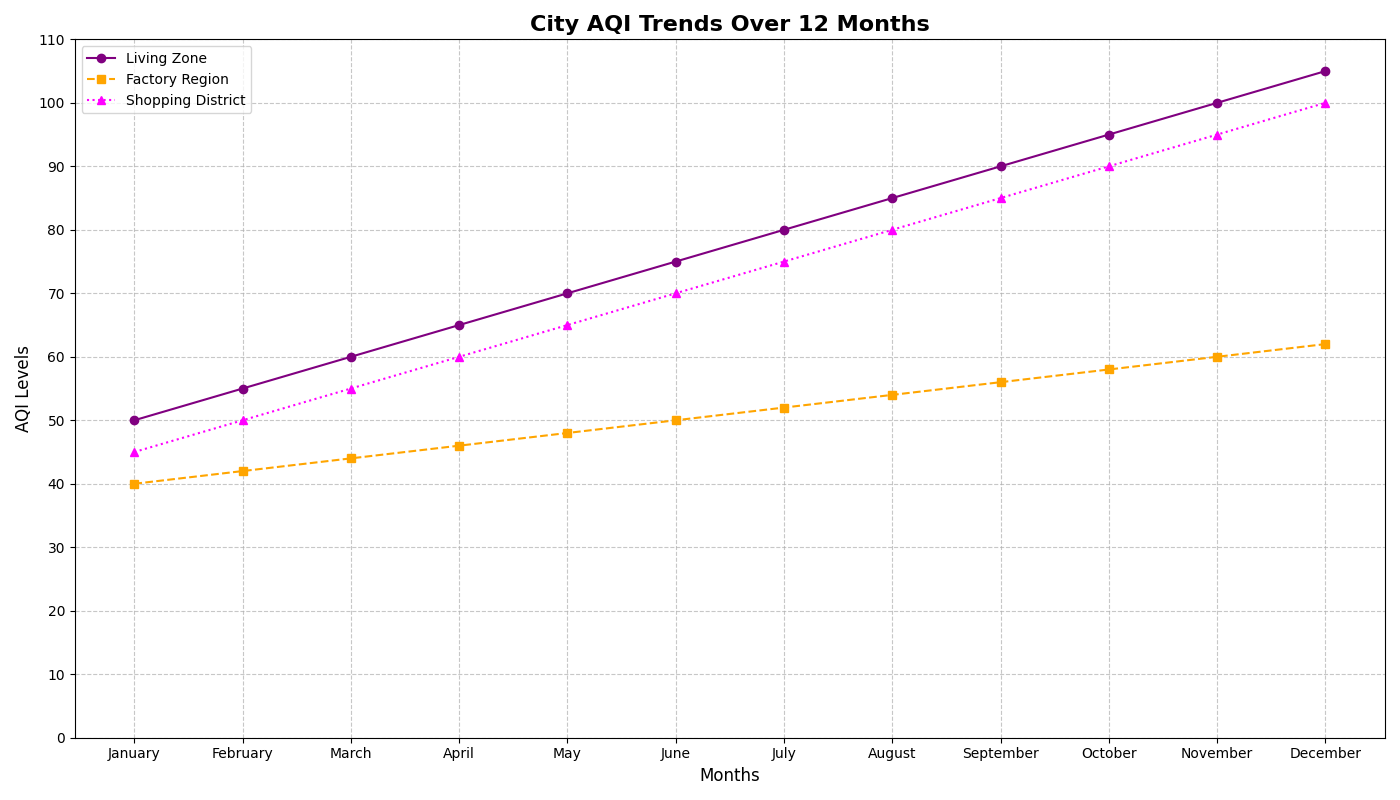

The script that drew this image:
import matplotlib.pyplot as plt
import numpy as np

months = np.array(['January', 'February', 'March', 'April', 'May', 'June', 'July', 'August', 'September', 'October', 'November', 'December'])

area1_aqi = np.array([50, 55, 60, 65, 70, 75, 80, 85, 90, 95, 100, 105])
area2_aqi = np.array([40, 42, 44, 46, 48, 50, 52, 54, 56, 58, 60, 62])
area3_aqi = np.array([45, 50, 55, 60, 65, 70, 75, 80, 85, 90, 95, 100])

plt.figure(figsize=(14, 8))
plt.tight_layout()

plt.plot(months, area1_aqi, linestyle='-', color='purple', marker='o', label='Living Zone')
plt.plot(months, area2_aqi, linestyle='--', color='orange', marker='s', label='Factory Region')
plt.plot(months, area3_aqi, linestyle=':', color='magenta', marker='^', label='Shopping District')

for i, val in enumerate(area3_aqi):
    if val > 100:
        plt.annotate('Caution', xy=(months[i], val), 
                     xytext=(months[i], val + 5),
                     arrowprops=dict(facecolor='black', shrink=0.05),
                     fontsize=10, ha='center')

plt.title("City AQI Trends Over 12 Months", fontsize=16, fontweight='bold')
plt.xlabel("Months", fontsize=12)
plt.ylabel("AQI Levels", fontsize=12)

plt.xticks(months, fontsize=10)
plt.yticks(np.arange(0, 120, 10), fontsize=10)

plt.legend(loc='upper left', fontsize=10)
plt.grid(True, linestyle='--', alpha=0.7)
plt.tight_layout()

plt.show()
